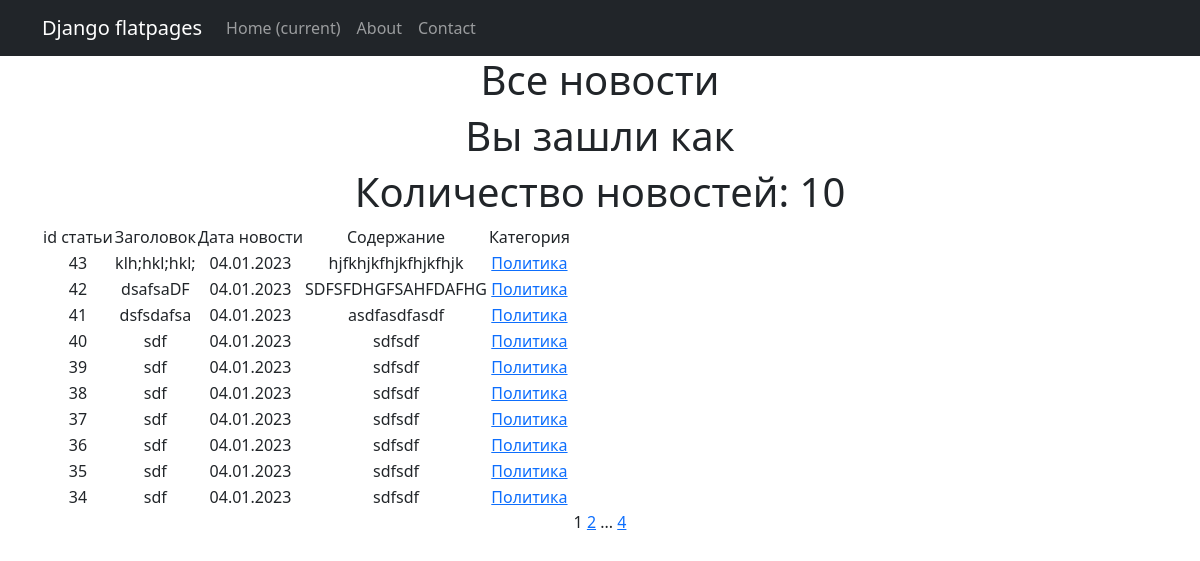
The page /news/ on the database as committed earlier.
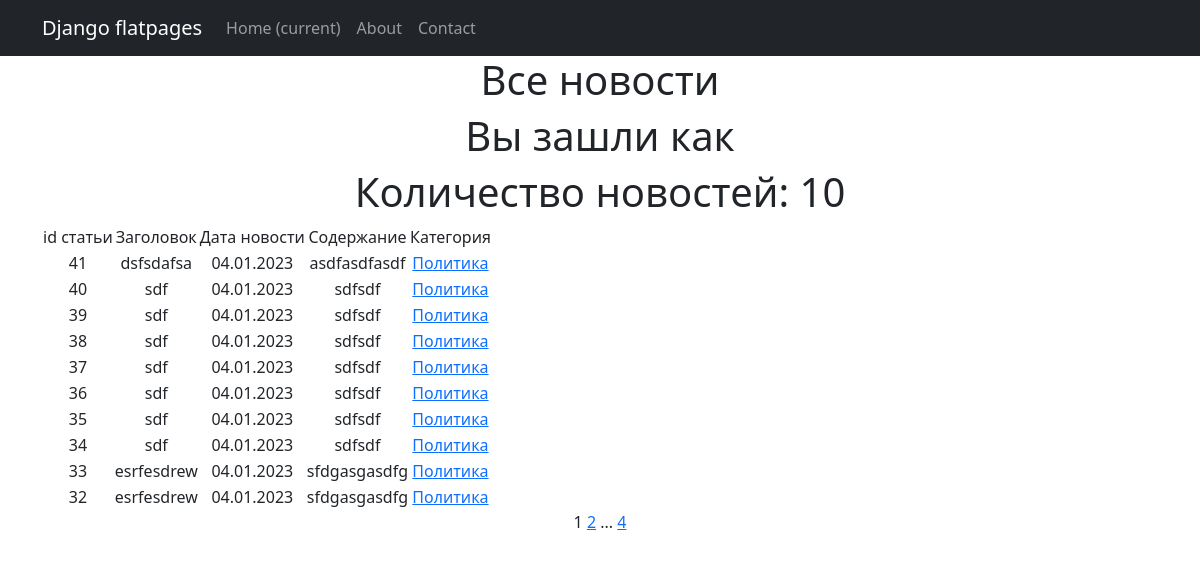
The same page on the database as committed later.
### D5/models.py (models this page shows, shortened)
class Post(models.Model):
    news = 'nws'
    article = 'art'
    change = [(news, 'Новость'), (article, 'Статья')]
    author_id = models.ForeignKey(Author, on_delete=models.CASCADE)
    changes = models.CharField(choices=change, max_length=3)
    dt_create = models.DateTimeField(auto_now_add=True)
    category_id = models.ManyToManyField(Category, through='PostCategory')
    title = models.CharField(max_length=255)
    text = models.TextField()
    rank_post = models.IntegerField(default=0)

class Category(models.Model):
    name_category = models.CharField(unique=True, max_length=255)
    subscribers = models.ManyToManyField(User, blank=True, null=True, related_name='categories')
    def __str__(self):
        return self.name_category

### D5/views.py (the view)
# urls.py: path('', NewsLists.as_view(), name='news'),
class NewsLists(ListView):
    model = Post
    ordering = '-dt_create'
    template_name = 'news.html'
    context_object_name = 'news'
    paginate_by = 10

### D5/templatetags/custom_filters.py (called while the page is built)
@register.filter()
def censor(text):
    for wrd in CENSOR:
        if wrd in text:
            rep_len = '*' * (len(wrd) - 1)
            pref = wrd[0]
            rep = f'{pref}{rep_len}'
            text = text.replace(wrd, rep)
        else:
            continue
    return text

### templates/news.html (shortened to what this page needs)
{% extends 'flatpages/default.html' %}
{% load custom_filters %}
{% block content %}
<h1>Все новости</h1>
<h1>Вы зашли как {{ news.get_username }}</h1>
{% if news %}
<h1>Количество новостей: {{news|length}}</h1>
<table>
    <tr>
        <td>id статьи</td>
        <td>Заголовок</td>
        <td>Дата новости</td>
        <td>Содержание</td>
        <td>Категория</td>
    </tr>
    {% for new1 in news %}
    <tr>
        <td>{{ new1.id }}</td>
        <td>{{ new1.title }}</td>
        <td>{{ new1.dt_create|date:'d.m.Y' }}</td>
        <td>{{ new1.text }}</td>
                    <td>{% for category in new1.category_id.all %}
            <a href="{% url 'category_list' category.id %}">{{ category }}</a>
               {% endfor %}</td>
    </tr>
    {% endfor %}
</table>
{% else %}
<h2> Нет новостей! </h2>
{% endif %}
   {{ page_obj.number }}
   {% if page_obj.has_next %}
       <a href="?page={{ page_obj.next_page_number }}">{{ page_obj.next_page_number }}</a>
       {% if paginator.num_pages != page_obj.next_page_number %}
           ...
           <a href="?page={{ page_obj.paginator.num_pages }}">{{ page_obj.paginator.num_pages }}</a>
       {% endif %}
   {% endif %}
{% endblock content %}

Rows that differ between the two databases and show on the page:
removed Post: id "43", title "klh;hkl;hkl;", dt_create "04.01.2023", text "hjfkhjkfhjkfhjkfhjk", Category (name_category "Политика")
removed Post: id "42", title "dsafsaDF", dt_create "04.01.2023", text "SDFSFDHGFSAHFDAFHG", Category (name_category "Политика")
now on this page (row unchanged): Post: id "33", title "esrfesdrew", dt_create "04.01.2023", text "sfdgasgasdfg", Category (name_category "Политика")
now on this page (row unchanged): Post: id "32", title "esrfesdrew", dt_create "04.01.2023", text "sfdgasgasdfg", Category (name_category "Политика")
